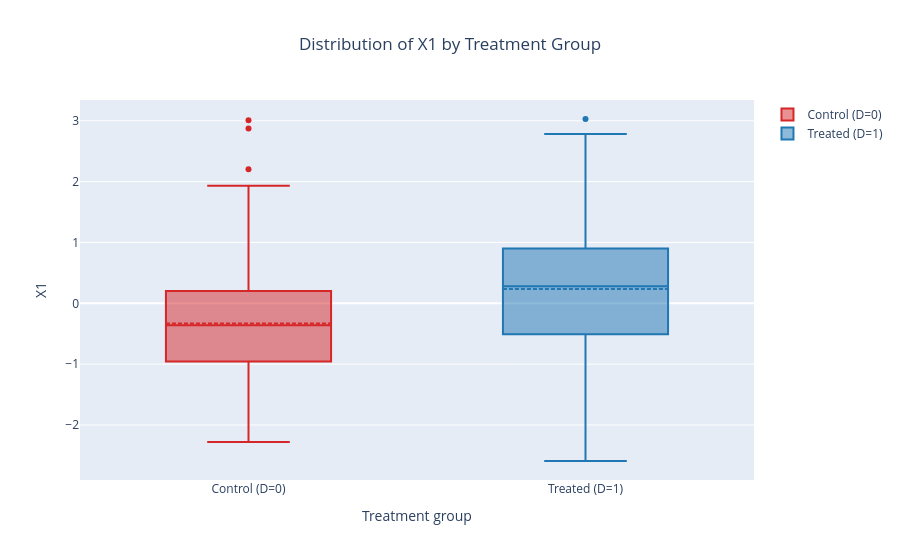

The notebook cell this image was saved under:
### Code cell
mask_control = data_1["D"] == 0
mask_treated = data_1["D"] == 1

x1_control = data_1["X"][mask_control, 0]
x1_treated = data_1["X"][mask_treated, 0]


fig = go.Figure()

fig.add_trace(go.Box(
    y=x1_control,
    name="Control (D=0)",
    marker_color="#d62728",
    boxmean=True
))

fig.add_trace(go.Box(
    y=x1_treated,
    name="Treated (D=1)",
    marker_color="#1f77b4",
    boxmean=True
))

fig.update_layout(
    title={"text": "Distribution of X1 by Treatment Group", "x": 0.5},
    yaxis_title="X1",
    xaxis_title="Treatment group"
)

fig.show()

### Figure 1 — Plotly figure (JSON) as saved in the notebook; plotly's stock layout.template omitted (floating-point values rounded to 4 significant figures; data arrays with more than 128 entries replaced by an {"elided": "..."} marker saying what was removed)
{"data": [{"boxmean": true, "marker": {"color": "#d62728"}, "name": "Control (D=0)", "type": "box", "y": {"elided": "254 float values"}}, {"boxmean": true, "marker": {"color": "#1f77b4"}, "name": "Treated (D=1)", "type": "box", "y": {"elided": "246 float values"}}], "layout": {"title": {"text": "Distribution of X1 by Treatment Group", "x": 0.5}, "xaxis": {"title": {"text": "Treatment group"}}, "yaxis": {"title": {"text": "X1"}}}}
